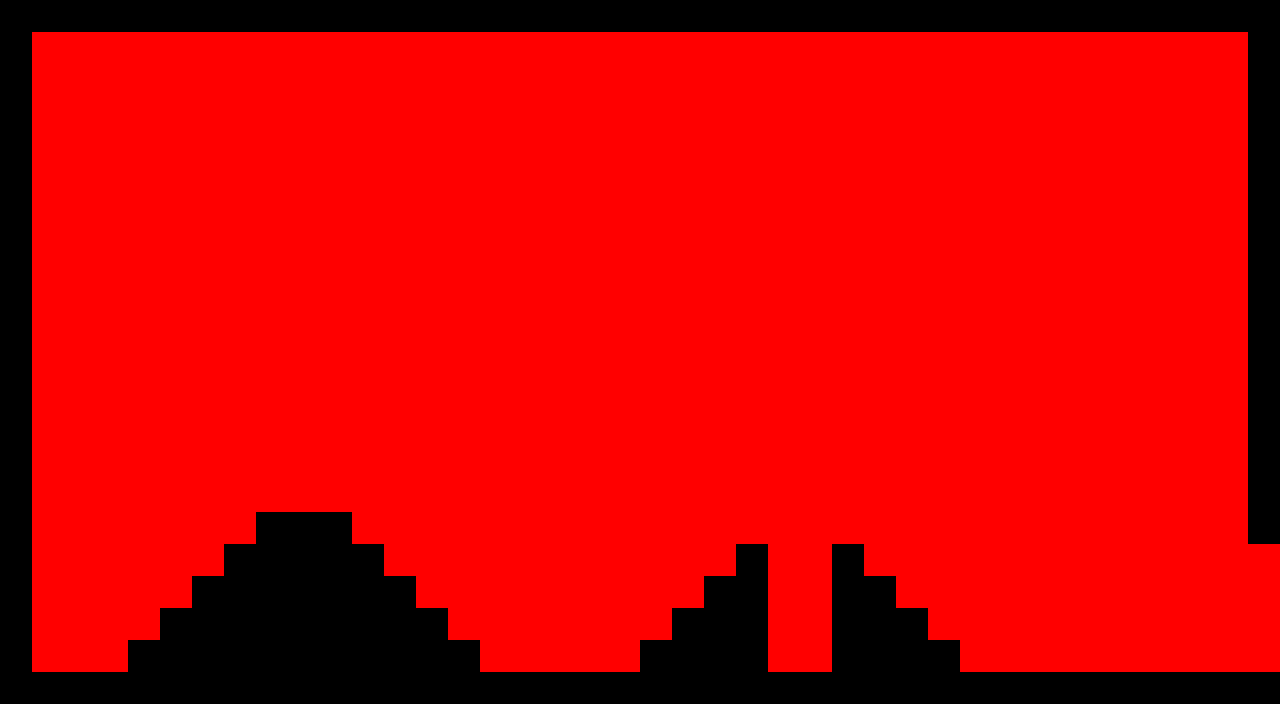

This game map was drawn from its Tiled (.tmx) file and the tilesets committed beside it. A one-line description and the trimmed map source follow:
An orthogonal 40x22 tile map with 32x32 px tiles, 3 tile layers (Collision, Background, MainLayer).

<map version="1.0" orientation="orthogonal" width="40" height="22" tilewidth="32" tileheight="32">
 <tileset firstgid="1" name="Tile1" tilewidth="32" tileheight="32" spacing="2">
  <image source="TexturePacker/outputdirectory/inputdirectory1.png" width="32" height="128" />
  <tile id="0">
   <properties>
    <property name="Collide" value="False" />
   </properties>
  </tile>
  <tile id="1">
   <properties>
    <property name="Collide" value="True" />
   </properties>
  </tile>
 </tileset>
 <layer name="Collision" width="40" height="22">
  <data>[880 cells, 141 non-empty, 2 distinct tile ids]</data>
 </layer>
 <layer name="Background" width="40" height="22">
  <data>[880 cells, 880 non-empty, 1 distinct tile ids]</data>
 </layer>
 <layer name="MainLayer" width="40" height="22">
  <data>[880 cells, 178 non-empty, 2 distinct tile ids]</data>
 </layer>
</map>